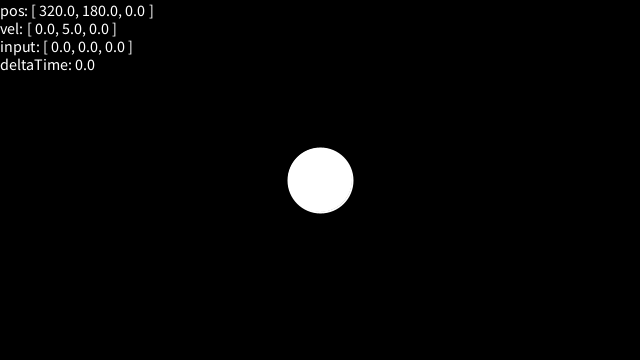
Frame 1 (no input)
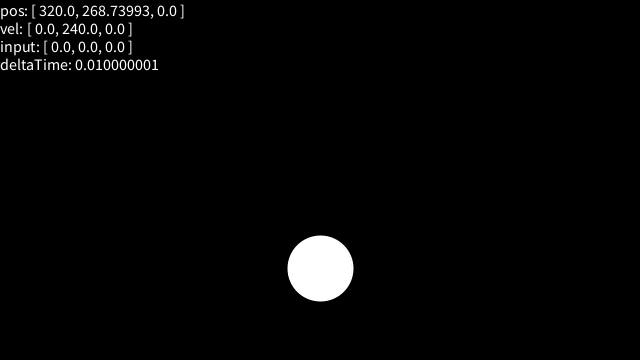
Frame 60 (the mouse pressed at the canvas centre just before this capture)
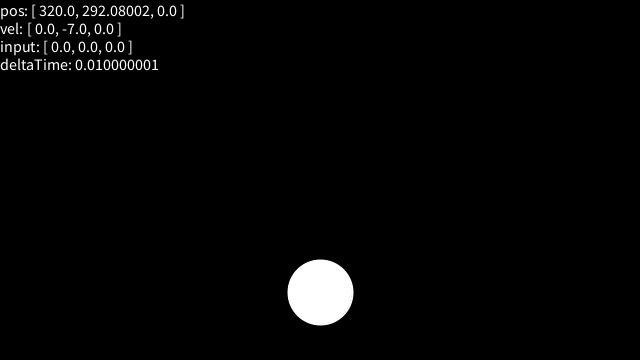
Frame 120 (the mouse held since frame 60 and released just before this capture)

The Processing sketch that drew these frames (run headless with seeded random() and noise(); from frame 60 on, the mouse is pressed at the canvas centre):

// Processing sketch: InputProgram
// ── InputProgram.pde
boolean left, right, up, down;

PVector position;
PVector input;
PVector velocity;

float speed = 60f;
float maxSpeed = 240f;
float friction = 0.8f;

float radius;
float diameter = 64f;

float deltaTime;

float gravity = 5f;
boolean applyGravity = true;
boolean gravityButtonPressed;

long time;

void setup ()
{
    size (640, 360);

    frameRate (100);

    stroke (255);
    strokeWeight (2);
    textSize (16);

    position = new PVector (320f, 180f);
    input = new PVector (0f, 0f);
    velocity = new PVector (0f, 0f);

    time = millis ();

    radius = diameter * 0.5f;
}

void draw ()
{
    background (0);

    long currentTime = millis ();
    deltaTime = (currentTime - time) * 0.001f;

    time = currentTime;

    GetInput ();
    CalcVelocity ();

    PVector move = new PVector (velocity.x, velocity.y);
    position.add (move.mult (deltaTime));

    CheckBoundaries ();

    ellipse (position.x, position.y, diameter, diameter);

    text ("pos: " + position + "\nvel: " + velocity + "\ninput: " + input + "\ndeltaTime: " + deltaTime, 0f, 16f);
}

void CalcVelocity ()
{
    PVector direction = new PVector ();
    direction.x = (velocity.x < 0f) ? -1f : 1f;
    direction.y = (velocity.y < 0f) ? -1f : 1f;

    input.normalize ();

    if (input.x != 0f)
    {
        velocity.x += input.x * speed;

        if (abs (velocity.x) > maxSpeed)
            velocity.x = direction.x * maxSpeed;
    }
    else
    {
        velocity.x *= friction;

        if (abs (velocity.x) < 0.1f)
            velocity.x = 0f;
    }

    if (applyGravity)
    {
        velocity.y += gravity;
        if (velocity.y >= maxSpeed)
            velocity.y = maxSpeed;
        return;
    }

    if (input.y != 0f)
    {
        velocity.y += input.y * speed;

        if (abs (velocity.y) > maxSpeed)
            velocity.y = direction.y * maxSpeed;
    }
    else
    {
        velocity.y *= friction;

        if (abs (velocity.y) < 0.1f)
            velocity.y = 0f;
    }
}

void CheckBoundaries ()
{
    if (position.x - radius > width)
        position.x = -radius;
    else if (position.x + radius < 0)
        position.x = width + radius;

    if (position.y - radius < 0f)
        position.y = radius;
    else if (position.y + radius > height)
    {
        position.y = height - radius;

        if (applyGravity)
            velocity.y *= -friction;
    }
}

void GetInput ()
{
    input = new PVector (0f, 0f);

    input.x += (left) ? -1f : 0f;
    input.x += (right) ? 1f : 0f;

    input.y += (up) ? -1f : 0f;
    input.y += (down) ? 1f : 0f;
}

void keyPressed ()
{
    if (keyCode == LEFT || key == 'a')
        left = true;

    if (keyCode == RIGHT || key == 'd')
        right = true;

    if (keyCode == UP || key == 'w')
        up = true;

    if (keyCode == DOWN || key == 's')
        down = true;

    if (key == 'g' && !gravityButtonPressed)
    {
        applyGravity = !applyGravity;
        gravityButtonPressed = true;
        
        if (applyGravity)
            velocity.y = 0f;
    }
}

void keyReleased ()
{
    if (keyCode == LEFT || key == 'a')
        left = false;

    if (keyCode == RIGHT || key == 'd')
        right = false;

    if (keyCode == UP || key == 'w')
        up = false;

    if (keyCode == DOWN || key == 's')
        down = false;

    if (key == 'g')
        gravityButtonPressed = false;
}
